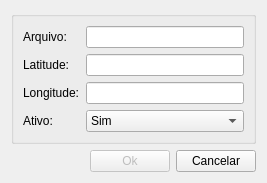
<ui version="4.0" >
 <class>ColPointDialogForm</class>
 <widget class="QDialog" name="ColPointDialogForm" >
  <property name="geometry" >
   <rect>
    <x>0</x>
    <y>0</y>
    <width>267</width>
    <height>171</height>
   </rect>
  </property>
  <property name="windowTitle" >
   <string>Ponto</string>
  </property>
  <layout class="QVBoxLayout" >
   <item>
    <widget class="QGroupBox" name="groupBox" >
     <property name="title" >
      <string/>
     </property>
     <layout class="QGridLayout" >
      <item row="0" column="0" >
       <widget class="QLabel" name="label" >
        <property name="text" >
         <string>Arquivo:</string>
        </property>
       </widget>
      </item>
      <item row="0" column="1" >
       <widget class="QLineEdit" name="ledColPointFileName" />
      </item>
      <item row="1" column="0" >
       <widget class="QLabel" name="label_2" >
        <property name="text" >
         <string>Latitude:</string>
        </property>
       </widget>
      </item>
      <item row="1" column="1" >
       <widget class="QLineEdit" name="ledColPointLatitude" />
      </item>
      <item row="2" column="0" >
       <widget class="QLabel" name="label_3" >
        <property name="text" >
         <string>Longitude:</string>
        </property>
       </widget>
      </item>
      <item row="2" column="1" >
       <widget class="QLineEdit" name="ledColPointLongitude" />
      </item>
      <item row="3" column="0" >
       <widget class="QLabel" name="label_4" >
        <property name="text" >
         <string>Ativo:</string>
        </property>
       </widget>
      </item>
      <item row="3" column="1" >
       <widget class="QComboBox" name="activeCmb" >
        <item>
         <property name="text" >
          <string>Sim</string>
         </property>
        </item>
        <item>
         <property name="text" >
          <string>Não</string>
         </property>
        </item>
       </widget>
      </item>
     </layout>
    </widget>
   </item>
   <item>
    <layout class="QHBoxLayout" >
     <item>
      <spacer>
       <property name="orientation" >
        <enum>Qt::Horizontal</enum>
       </property>
       <property name="sizeHint" >
        <size>
         <width>40</width>
         <height>20</height>
        </size>
       </property>
      </spacer>
     </item>
     <item>
      <widget class="QPushButton" name="okBtn" >
       <property name="enabled" >
        <bool>false</bool>
       </property>
       <property name="toolTip" >
        <string>&lt;html>&lt;head>&lt;meta name="qrichtext" content="1" />&lt;style type="text/css">
p, li { white-space: pre-wrap; }
&lt;/style>&lt;/head>&lt;body style=" font-family:'MS Shell Dlg 2'; font-size:8.25pt; font-weight:400; font-style:normal;">
&lt;p style=" margin-top:0px; margin-bottom:0px; margin-left:0px; margin-right:0px; -qt-block-indent:0; text-indent:0px;">Salvar alterações&lt;/p>&lt;/body>&lt;/html></string>
       </property>
       <property name="text" >
        <string>Ok</string>
       </property>
       <property name="icon" >
        <iconset resource="icons.qrc" >:/global/icons/ok.png</iconset>
       </property>
      </widget>
     </item>
     <item>
      <widget class="QPushButton" name="cancelBtn" >
       <property name="toolTip" >
        <string>&lt;html>&lt;head>&lt;meta name="qrichtext" content="1" />&lt;style type="text/css">
p, li { white-space: pre-wrap; }
&lt;/style>&lt;/head>&lt;body style=" font-family:'MS Shell Dlg 2'; font-size:8.25pt; font-weight:400; font-style:normal;">
&lt;p style=" margin-top:0px; margin-bottom:0px; margin-left:0px; margin-right:0px; -qt-block-indent:0; text-indent:0px; font-size:8pt;">Cancelar alterações&lt;/p>&lt;/body>&lt;/html></string>
       </property>
       <property name="text" >
        <string>Cancelar</string>
       </property>
       <property name="icon" >
        <iconset resource="icons.qrc" >:/global/icons/cancel.png</iconset>
       </property>
      </widget>
     </item>
    </layout>
   </item>
  </layout>
 </widget>
 <resources>
  <include location="icons.qrc" />
 </resources>
 <connections/>
</ui>
